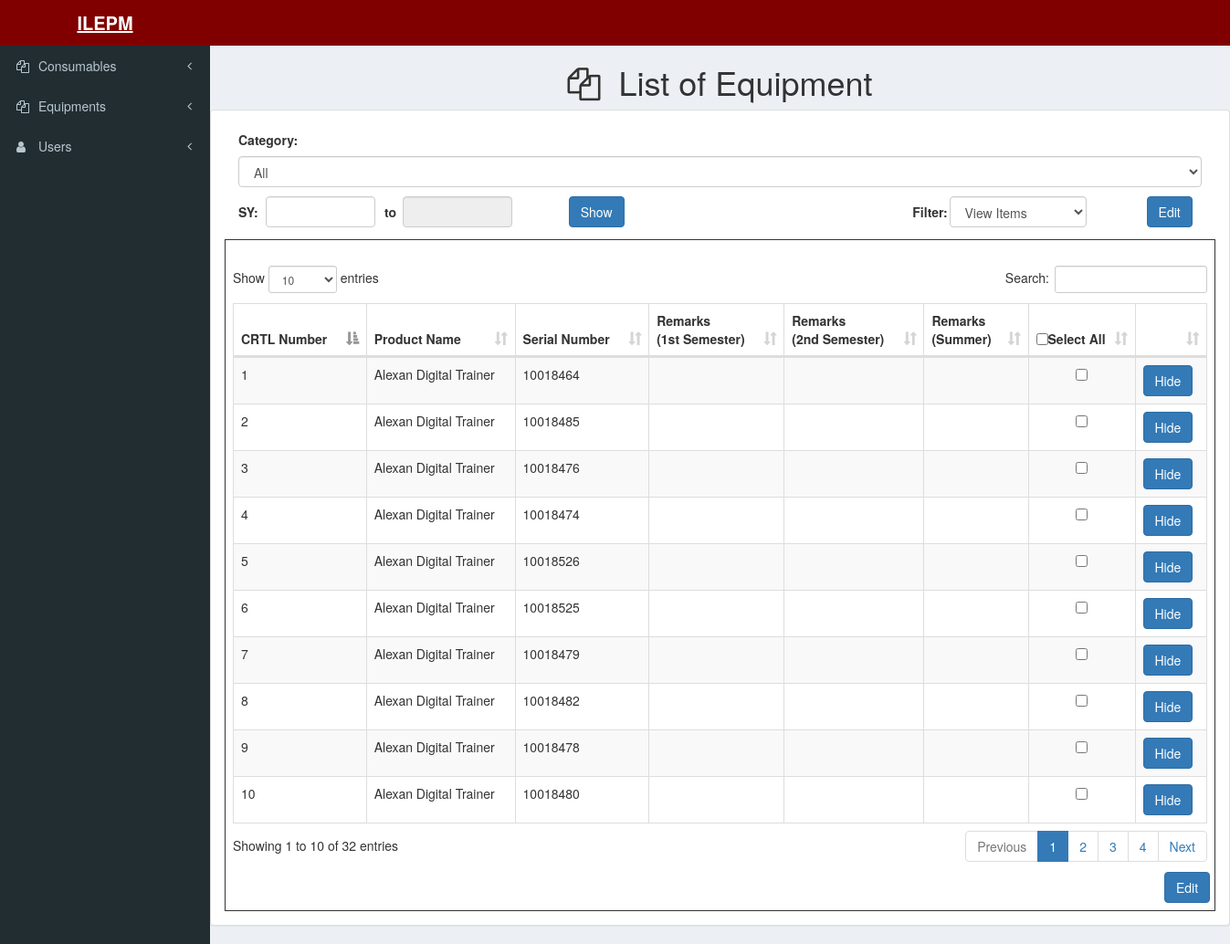
Page /index.php/equipment/create_list_equipment on the committed database.
### tables this page shows
CREATE TABLE `equipment` (
  `id` int(11) NOT NULL,
  `ctrl_no` int(11) NOT NULL,
  `product_name` varchar(255) NOT NULL,
  `serial_no` varchar(255) NOT NULL,
  `procedures` varchar(255) NOT NULL,
  `standard_criteria` varchar(255) NOT NULL,
  `category` int(11) NOT NULL,
  `flag` int(11) NOT NULL
);

### application/controllers/Equipment.php (called while the page is built, shortened)
<?php
class Equipment extends CI_Controller
{
	public function create_list_equipment(){
		$param['year']	=	$this->input->post('year');
		$this->equipment_model->createEquipmentTableByYear($param);
		$data['table'] = $this->equipment_model->getEquipmentTableByYear($param);
		$this->load->view('templates/header');
		$this->load->view('templates/sidebar');
		$this->load->view('pages/equipments/equipments_list', $data);
	}
}

### index.php (called while the page is built, shortened)
<?php
require_once BASEPATH.'core/CodeIgniter.php';

### application/models/Equipment_Model.php (called while the page is built, shortened)
<?php
class Equipment_Model extends CI_Model
{
	public function createEquipmentTableByYear($param){
		$query = $this->db->get('equipment');
		foreach ($query->result() as $items) {
			$data = array(
				'idEquipmentUnit'	=>	$items->id,
				'firstremark'		=>	NULL,
				'secondremark'		=>	NULL,
				'summerremark'		=>	NULL,
				'year'				=>	$param['year'],
				);
			$this->db->insert('remarkperequipmentunit', $data);
		}
		return $this->db->trans_complete();
	}
	public function getEquipmentTableByYear($param){
		$this->db->select('eq.id, eq.ctrl_no, eq.product_name, eq.serial_no, eq.procedures, eq.standard_criteria, eq.flag, rs.firstremark, rs.secondremark, rs.summerremark');
		$this->db->from('equipment eq');
		$this->db->join('remarkperequipmentunit rs', 'rs.idEquipmentUnit = eq.id ', 'left');
		$this->db->where('rs.year', $param['year']);
		$this->db->group_by('eq.ctrl_no');
		$query = $this->db->get();
		return $query->result();
	}
}

### application/views/pages/equipments/equipments_list.php (the view, shortened to what this page needs)
<div class="content-wrapper">
    <h1><center><i class="fa fa-files-o"></i>&nbsp List of Equipment</center></h1>
    <div class="row">
        <div class="col-lg-12">
            <div class="panel panel-default">
                <div class="panel-body">
                    <form action="<?php echo base_url();?>equipments/list-of-equipments" method="post" id="equipmentForm">
                        <div class="col-sm-12">
                            <h5>Category:</h5>
                            <select class="form-control" id="category" name="category">
                                <option value="all">All</option>
                            </select>
                        </div>
                        <div class="col-sm-4" style="margin: 10px 0px 10px 0px;">
                            <div class="col-sm-1" style="margin-left: -15px">
                                <h5>SY:</h5>
                            </div>
                            <div class="col-sm-1" style="width: 150px;">
                                <input type="text" class="form-control input-style" name="yearone" id="yearone" onchange="getYear(this);" required="true">
                            </div>
                            <div class="col-sm-1" style="margin-left: -20px; margin-right: -10px;">
                                <h5>to</h5>
                            </div>
                            <div class="col-sm-1" style="width: 150px;">
                                <input type="text" class="form-control input-style" name="yeartwo" id="yeartwo" readonly="true">
                            </div>
                        </div>
                        <div class="col-sm-4 pull-left" style="margin-top: 10px">
                            <input type="button" class="btn btn-primary" name="btnShow" id="btnShow" value="Show">
                        </div>
                        <div class="col-sm-3" style="margin-top: 10px;">
                            <div class="col-sm-2">
                                <h5>Filter: </h5>
                            </div>
                            <div class="col-sm-9">
                                <select class="form-control" id="filter" name="filter" onchange="getFilter(this);">
                                    <option value="unhide">View Items</option>
                                </select>
                            </div>
                        </div>
                        <div class="col-sm-1" style="margin-top: 10px">
                            <input type="button" class="btn btn-primary" name="btnEdit1" id="btnEdit1" value="Edit">
                        </div>
                        <div>
                            <div class="dataTable_wrapper col-sm-12" id="anotherTable">
                            </div>
                        </div>
                        <div class="dataTable_wrapper col-sm-12" style="border:1px solid; padding: 8px">
                            <label id="labelYear" style="font-size: 25px"></label>
                            <table id="equipmentTable" class="table table-striped table-bordered" width="100%" cellspacing="0">
                                <thead>
                                    <tr>
                                        <th>CRTL Number</th>
                                        <th>Product Name</th>
                                        <th>Serial Number</th>
                                        <th>Remarks<br>(1st Semester)</th>
                                        <th>Remarks<br>(2nd Semester)</th>
                                        <th>Remarks<br>(Summer)</th>
                                        <th data-priority="2" style="width: 78px"><input type="checkbox" name="check_all" class="pull-left">Select All</label></th>
                                        <th></th>
                                    </tr>
                                </thead>
                                <tbody>
                                   <?php
                                   foreach($table as $item){
                                    echo '<tr>
                                    <td>'.$item->ctrl_no.'</td>
                                    <td>'.$item->product_name.'</td>
                                    <td>'.$item->serial_no.'</td>
                                    <td>'.$item->firstremark.'</td>
                                    <td>'.$item->secondremark.'</td>
                                    <td>'.$item->summerremark.'</td>
                                    <td>
                                        <div class="text-center">
                                            <input type="checkbox" name="check_list[]" value="'.$item->id.'">
                                        </div>
                                    </td>';
                                    if($item->flag != 1){
                                        echo '<td><button type="button" class="btn btn-primary" onclick="equipment_hide('."'".$item->id."'".');">Hide</button></td>';
                                    }else{
                                        echo '<td><button type="button" class="btn btn-primary" onclick="equipment_unhide('."'".$item->id."'".');">Unhide</button></td>';
                                    }
                                    echo '</tr>';
                                }
                                ?>
                            </tbody>
                        </table>
                        <div class="col-sm-1" style="margin:5px 0px 0px 1005px">
                            <input type="button" class="btn btn-primary" name="btnEdit2" id="btnEdit2" value="Edit">
                        </div>
                    </div>
                </form>
            </div>
        </div>
    </div>
</div>
</div>

### rows in the picture
equipment: ctrl_no "1", product_name "Alexan Digital Trainer", serial_no "10018464"
equipment: ctrl_no "2", product_name "Alexan Digital Trainer", serial_no "10018485"
equipment: ctrl_no "3", product_name "Alexan Digital Trainer", serial_no "10018476"
equipment: ctrl_no "4", product_name "Alexan Digital Trainer", serial_no "10018474"
equipment: ctrl_no "5", product_name "Alexan Digital Trainer", serial_no "10018526"
equipment: ctrl_no "6", product_name "Alexan Digital Trainer", serial_no "10018525"
equipment: ctrl_no "7", product_name "Alexan Digital Trainer", serial_no "10018479"
equipment: ctrl_no "8", product_name "Alexan Digital Trainer", serial_no "10018482"
equipment: ctrl_no "9", product_name "Alexan Digital Trainer", serial_no "10018478"
equipment: ctrl_no "10", product_name "Alexan Digital Trainer", serial_no "10018480"
